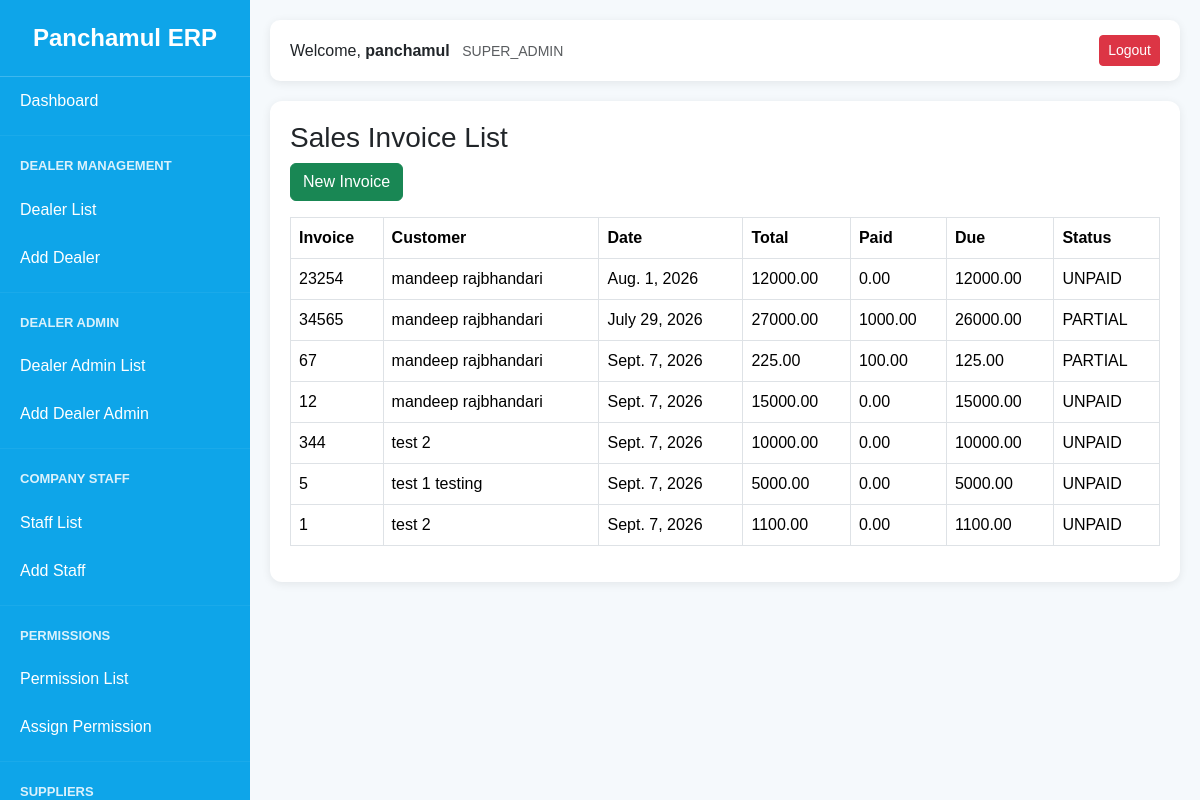
The app's page /sales/sales/ (signed in), older data.
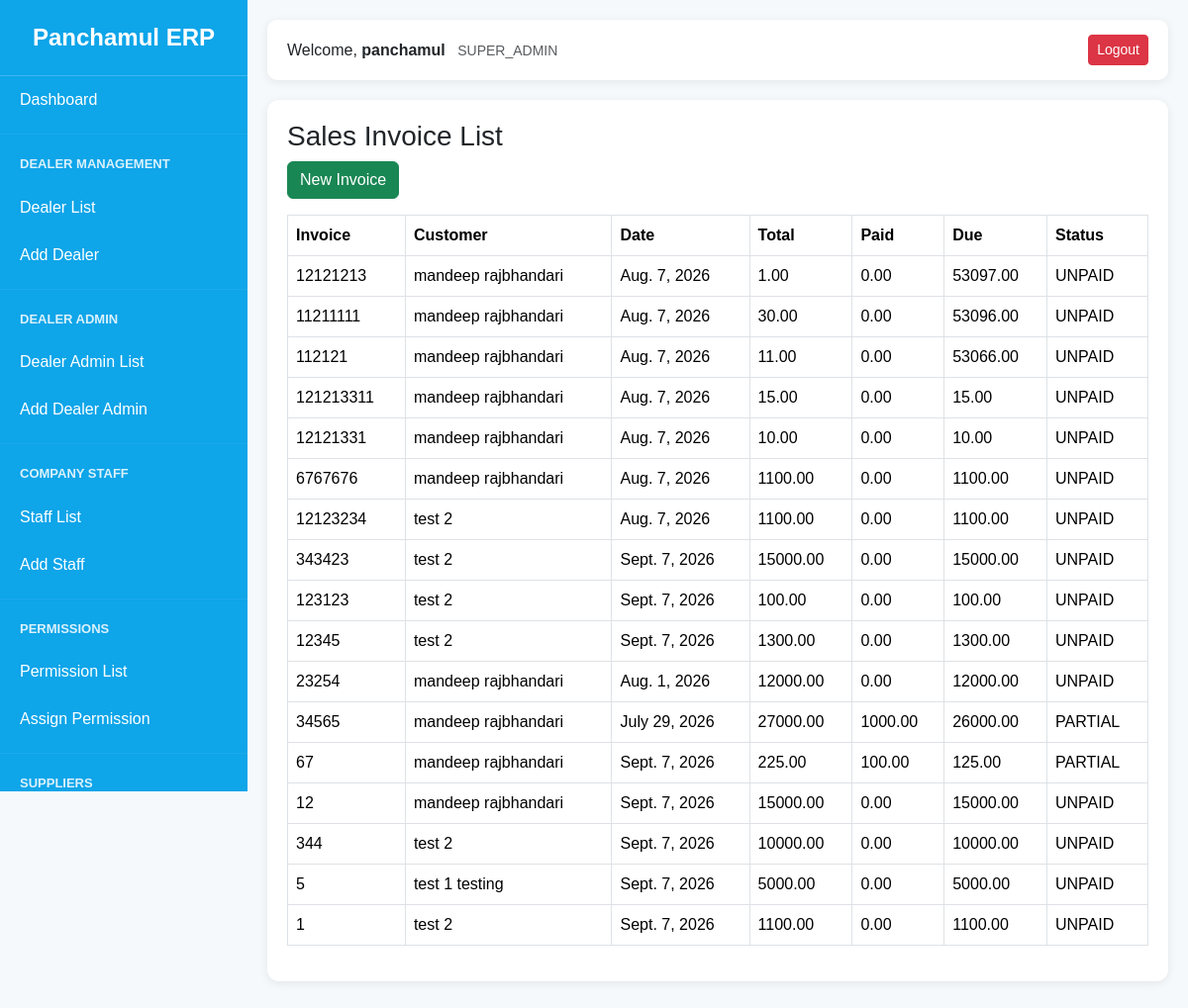
The same page, newer data.
### sales/models.py (models this page shows, shortened)
class Sale(models.Model):
    STATUS_CHOICES = (
        ('UNPAID', 'Unpaid'),
        ('PARTIAL', 'Partial'),
        ('PAID', 'Paid'),
    )
    customer = models.ForeignKey(
        Customer,
        on_delete=models.CASCADE
    )
    invoice_no = models.CharField(
        max_length=100,
        unique=True
    )
    sale_date = models.DateField()
    total_amount = models.DecimalField(
        max_digits=12,
        decimal_places=2,
        default=0
    )
    paid_amount = models.DecimalField(
        max_digits=12,
        decimal_places=2,
        default=0
    )
    due_amount = models.DecimalField(
        max_digits=12,
        decimal_places=2,
        default=0
    )
    status = models.CharField(
        max_length=20,
        choices=STATUS_CHOICES,
        default='UNPAID'
    )
    created_by = models.ForeignKey(
        settings.AUTH_USER_MODEL,
        on_delete=models.SET_NULL,
        null=True
    )
    created_at = models.DateTimeField(
        auto_now_add=True
    )

class Customer(models.Model):
    name = models.CharField(max_length=200)
    phone = models.CharField(
        max_length=20,
        blank=True,
        null=True
    )
    email = models.EmailField(
        blank=True,
        null=True
    )
    address = models.TextField(
        blank=True,
        null=True
    )
    opening_balance = models.DecimalField(
        max_digits=12,
        decimal_places=2,
        default=0
    )
    is_active = models.BooleanField(
        default=True
    )
    created_at = models.DateTimeField(
        auto_now_add=True
    )

### sales/views.py (the view)
@login_required
def sale_list(request):
    sales = Sale.objects.select_related(
        'customer'
    ).order_by(
        '-id'
    )
    return render(
        request,
        'sales/sale_list.html',
        {
            'sales': sales
        }
    )

### accounts/context_processors.py (called while the page is built)
def user_permissions(request):
    permissions = {}
    if request.user.is_authenticated:
        perms = ModulePermission.objects.filter(
            user=request.user
        )
        for p in perms:
            permissions[p.module] = p
    return {
        'user_permissions': permissions
    }

### templates/sales/sale_list.html
{% extends 'dashboard/base.html' %}
{% block content %}
<div class="card-box">
    <h3>Sales Invoice List</h3>
    <a href="{% url 'sale_create' %}" class="btn btn-success mb-3">
    New Invoice
    </a>
    <table class="table table-bordered">
        <thead>
            <tr>
                <th>Invoice</th>
                <th>Customer</th>
                <th>Date</th>
                <th>Total</th>
                <th>Paid</th>
                <th>Due</th>
                <th>Status</th>
            </tr>
        </thead>
        <tbody>
            {% for sale in sales %}
            <tr>
                <td>{{ sale.invoice_no }}</td>
                <td>{{ sale.customer.name }}</td>
                <td>{{ sale.sale_date }}</td>
                <td>{{ sale.total_amount }}</td>
                <td>{{ sale.paid_amount }}</td>
                <td>{{ sale.due_amount }}</td>
                <td>{{ sale.status }}</td>
            </tr>
            {% endfor %}
        </tbody>
    </table>
</div>
{% endblock %}

Row changes from the older to the newer data that the page shows:
added Sale: invoice_no "12121213", customer.name "mandeep rajbhandari", sale_date "Aug. 7, 2026", total_amount "1.00", paid_amount "0.00", due_amount "53097.00", status "UNPAID"
added Sale: invoice_no "11211111", customer.name "mandeep rajbhandari", sale_date "Aug. 7, 2026", total_amount "30.00", paid_amount "0.00", due_amount "53096.00", status "UNPAID"
added Sale: invoice_no "112121", customer.name "mandeep rajbhandari", sale_date "Aug. 7, 2026", total_amount "11.00", paid_amount "0.00", due_amount "53066.00", status "UNPAID"
added Sale: invoice_no "121213311", customer.name "mandeep rajbhandari", sale_date "Aug. 7, 2026", total_amount "15.00", paid_amount "0.00", due_amount "15.00", status "UNPAID"
added Sale: invoice_no "12121331", customer.name "mandeep rajbhandari", sale_date "Aug. 7, 2026", total_amount "10.00", paid_amount "0.00", due_amount "10.00", status "UNPAID"
added Sale: invoice_no "6767676", customer.name "mandeep rajbhandari", sale_date "Aug. 7, 2026", total_amount "1100.00", paid_amount "0.00", due_amount "1100.00", status "UNPAID"
added Sale: invoice_no "12123234", customer.name "test 2", sale_date "Aug. 7, 2026", total_amount "1100.00", paid_amount "0.00", due_amount "1100.00", status "UNPAID"
added Sale: invoice_no "343423", customer.name "test 2", sale_date "Sept. 7, 2026", total_amount "15000.00", paid_amount "0.00", due_amount "15000.00", status "UNPAID"
added Sale: invoice_no "123123", customer.name "test 2", sale_date "Sept. 7, 2026", total_amount "100.00", paid_amount "0.00", due_amount "100.00", status "UNPAID"
added Sale: invoice_no "12345", customer.name "test 2", sale_date "Sept. 7, 2026", total_amount "1300.00", paid_amount "0.00", due_amount "1300.00", status "UNPAID"
